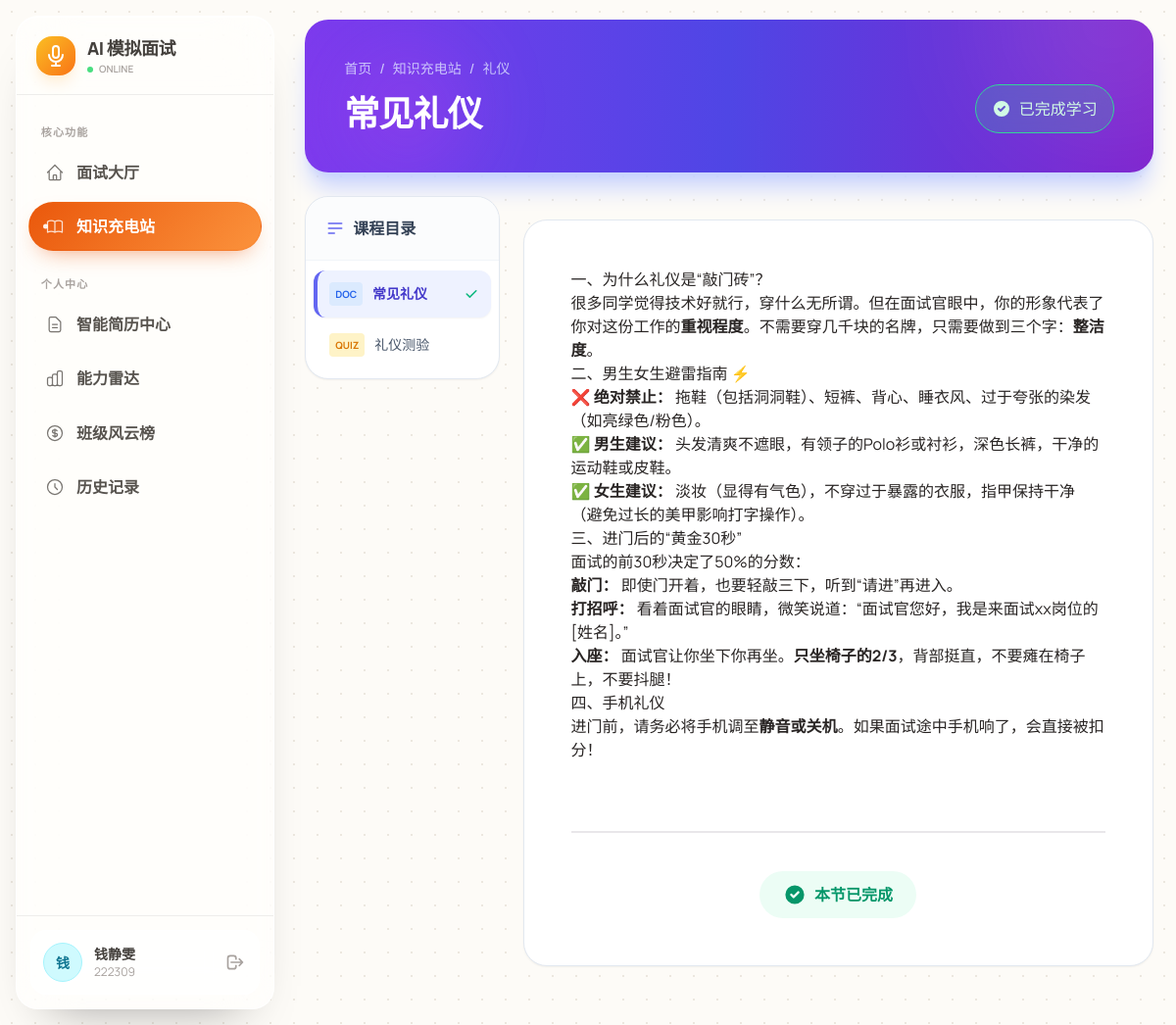
The page /learning/material/1 (signed in) on the database its author committed.
### app/models.py (models this page shows, shortened)
class User(UserMixin, db.Model):
    __tablename__ = 'users'
    id = db.Column(db.Integer, primary_key=True)
    username = db.Column(db.String(50), unique=True, nullable=False)
    password_hash = db.Column(db.String(128))
    truename = db.Column(db.String(50))
    student_id = db.Column(db.String(20), unique=True)
    role = db.Column(db.String(20), default='student')
    department = db.Column(db.String(50))
    class_name = db.Column(db.String(50))
    resume_text = db.Column(db.Text)
    resume_tags = db.Column(db.String(255))  # 用逗号分隔的字符串存储
    profile_info = db.Column(db.JSON)
    created_at = db.Column(db.DateTime, default=datetime.now)

class LearningCategory(db.Model):
    __tablename__ = 'learning_categories'
    id = db.Column(db.Integer, primary_key=True)
    name = db.Column(db.String(50), nullable=False)
    icon = db.Column(db.String(20), default='📚')  # Emoji 图标
    sort_order = db.Column(db.Integer, default=0)
    materials = db.relationship('LearningMaterial', backref='category', cascade='all, delete-orphan',
                                order_by='LearningMaterial.sort_order')

class LearningMaterial(db.Model):
    __tablename__ = 'learning_materials'
    id = db.Column(db.Integer, primary_key=True)
    category_id = db.Column(db.Integer, db.ForeignKey('learning_categories.id'))
    title = db.Column(db.String(100), nullable=False)
    material_type = db.Column(db.String(20), default='article')
    content = db.Column(db.Text)
    sort_order = db.Column(db.Integer, default=0)

### app/routes.py (the view)
@bp.route('/learning/material/<int:material_id>')
@login_required
def learning_detail(material_id):
    material = LearningMaterial.query.get_or_404(material_id)
    category = material.category
    siblings = LearningMaterial.query.filter_by(category_id=category.id).order_by(LearningMaterial.sort_order).all()
    progress = UserLearningProgress.query.filter_by(user_id=current_user.id, material_id=material.id).first()
    is_completed = (progress is not None)
    my_done_ids = [p.material_id for p in UserLearningProgress.query.filter_by(user_id=current_user.id).all()]
    quiz_data = []
    if material.material_type == 'quiz':
        try:
            quiz_data = json.loads(material.content)
        except:
            quiz_data = []
    return render_template('learning_detail.html',
                           lesson=material,  # ✅ 修正1：对应 {{ lesson.title }}
                           questions=quiz_data,  # ✅ 修正2：对应 {% for q in questions %}
                           category=category,
                           siblings=siblings,
                           is_completed=is_completed,
                           my_done_ids=my_done_ids)

### app/templates/learning_detail.html (shortened to what this page needs)
{% extends "base.html" %}
{% block content %}
<div class="w-full max-w-[1600px] mx-auto space-y-6">
    <div class="rounded-3xl bg-gradient-to-r from-violet-600 via-indigo-600 to-purple-700 text-white shadow-xl shadow-indigo-200 relative overflow-hidden p-8 md:p-10">
        <div class="absolute top-0 right-0 w-64 h-64 bg-white/10 rounded-full blur-3xl -translate-y-1/2 translate-x-1/3"></div>
        <div class="absolute bottom-0 left-10 w-32 h-32 bg-fuchsia-500/20 rounded-full blur-2xl"></div>
        <div class="relative z-10 flex flex-col md:flex-row justify-between items-start md:items-end gap-6">
            <div class="space-y-4 max-w-2xl">
                <div class="text-sm font-medium text-indigo-100/80 flex items-center gap-2">
                    <a href="/" class="hover:text-white transition-colors">首页</a>
                    <span>/</span>
                    <a href="/learning" class="hover:text-white transition-colors">知识充电站</a>
                    <span>/</span>
                    <span>{{ category.name if category else '课程模块' }}</span>
                </div>
                <div>
                    <h1 class="text-3xl md:text-4xl font-extrabold tracking-tight leading-tight">
                        {{ lesson.title }}
                    </h1>
                </div>
            </div>
            <div class="flex items-center gap-3">
                {% if is_completed %}
                    <div class="badge badge-lg bg-emerald-400/20 border-emerald-400 text-emerald-100 backdrop-blur-md px-4 py-3 h-auto gap-2">
                        <svg xmlns="http://www.w3.org/2000/svg" class="h-5 w-5" viewBox="0 0 20 20" fill="currentColor"><path fill-rule="evenodd" d="M10 18a8 8 0 100-16 8 8 0 000 16zm3.707-9.293a1 1 0 00-1.414-1.414L9 10.586 7.707 9.293a1 1 0 00-1.414 1.414l2 2a1 1 0 001.414 0l4-4z" clip-rule="evenodd" /></svg>
                        已完成学习
                    </div>
                {% endif %}
            </div>
        </div>
    </div>
    <div class="grid grid-cols-1 lg:grid-cols-12 gap-6 items-start">
        <div class="lg:col-span-3 hidden lg:block">
            <div class="bg-white rounded-3xl shadow-sm border border-slate-200 overflow-hidden sticky top-6">
                <div class="p-5 border-b border-slate-100 bg-slate-50/50">
                    <h3 class="font-bold text-slate-700 flex items-center gap-2">
                        <svg xmlns="http://www.w3.org/2000/svg" class="h-5 w-5 text-indigo-500" fill="none" viewBox="0 0 24 24" stroke="currentColor"><path stroke-linecap="round" stroke-linejoin="round" stroke-width="2" d="M4 6h16M4 12h16M4 18h7" /></svg>
                        课程目录
                    </h3>
                </div>
                <ul class="menu w-full p-2 max-h-[calc(100vh-12rem)] overflow-y-auto custom-scrollbar">
                    {% for item in siblings %}
                    <li>
                        <a href="{{ url_for('routes.learning_detail', material_id=item.id) }}"
                           class="flex justify-between items-center rounded-xl py-3 px-3 my-0.5 transition-all
                                  {{ 'bg-indigo-50 text-indigo-700 font-bold border-l-4 border-indigo-500 shadow-sm' if item.id == lesson.id else 'text-slate-600 hover:bg-slate-50 border-l-4 border-transparent' }}">
                            <div class="flex items-center gap-2.5 overflow-hidden">
                                <span class="text-[10px] uppercase font-bold px-1.5 py-0.5 rounded
                                    {{ 'bg-amber-100 text-amber-600' if item.material_type == 'quiz' else 'bg-blue-100 text-blue-600' }}">
                                    {{ 'Quiz' if item.material_type == 'quiz' else 'Doc' }}
                                </span>
                                <span class="truncate text-sm">{{ item.title }}</span>
                            </div>
                            {% if item.id in my_done_ids %}
                                <svg xmlns="http://www.w3.org/2000/svg" class="h-4 w-4 text-emerald-500 flex-shrink-0" viewBox="0 0 20 20" fill="currentColor"><path fill-rule="evenodd" d="M16.707 5.293a1 1 0 010 1.414l-8 8a1 1 0 01-1.414 0l-4-4a1 1 0 011.414-1.414L8 12.586l7.293-7.293a1 1 0 011.414 0z" clip-rule="evenodd" /></svg>
                            {% endif %}
                        </a>
                    </li>
                    {% endfor %}
                </ul>
            </div>
        </div>
        <div class="lg:col-span-9 space-y-6">
            <div class="bg-white rounded-3xl shadow-sm border border-slate-200 overflow-hidden min-h-[500px]">
                {% if lesson.material_type == 'article' %}
                    <div class="p-8 md:p-12">
                        <article class="prose prose-lg prose-slate max-w-none
                            prose-headings:font-bold prose-headings:text-slate-800
                            prose-a:text-indigo-600 prose-a:no-underline hover:prose-a:underline
                            prose-img:rounded-2xl prose-img:shadow-lg
                            prose-blockquote:border-l-4 prose-blockquote:border-indigo-500 prose-blockquote:bg-indigo-50 prose-blockquote:py-2 prose-blockquote:px-4 prose-blockquote:rounded-r-lg prose-blockquote:not-italic">
                            {{ lesson.content | safe }}
                        </article>
                        <div class="divider mt-16 mb-8"></div>
                        <div class="flex flex-col items-center gap-4">
                            {% if is_completed %}
                                <div class="flex items-center gap-2 text-emerald-600 bg-emerald-50 px-6 py-3 rounded-full font-bold animate-pulse-once">
                                    <svg xmlns="http://www.w3.org/2000/svg" class="h-6 w-6" viewBox="0 0 20 20" fill="currentColor"><path fill-rule="evenodd" d="M10 18a8 8 0 100-16 8 8 0 000 16zm3.707-9.293a1 1 0 00-1.414-1.414L9 10.586 7.707 9.293a1 1 0 00-1.414 1.414l2 2a1 1 0 001.414 0l4-4z" clip-rule="evenodd" /></svg>
                                    本节已完成
                                </div>
                            {% endif %}
                        </div>
                    </div>
                {% endif %}
            </div>
            <div class="grid grid-cols-2 gap-4 pt-4">
            </div>
        </div>
    </div>
</div>
{% endblock %}

### app/templates/base.html (shortened to what this page needs)
<!DOCTYPE html>
<html data-theme="cupcake" lang="zh-CN">
<head>
    <link href="https://cdn.jsdelivr.net/npm/daisyui@4.12.10/dist/full.min.css" rel="stylesheet" type="text/css" />
    <script src="https://cdn.tailwindcss.com"></script>
</head>
<body class="antialiased">
    <aside id="sidebar" class="fixed sidebar-transition transform -translate-x-full lg:translate-x-0 flex flex-col">
        <div class="h-20 flex items-center px-5 border-b border-stone-200/70">
            <a href="{{ url_for('routes.home') }}" class="flex items-center gap-3 w-full group">
                <div class="w-10 h-10 rounded-2xl bg-gradient-to-br from-amber-400 to-orange-500 flex items-center justify-center shadow-lg shadow-orange-100 group-hover:rotate-3 transition-transform duration-300">
                    <svg xmlns="http://www.w3.org/2000/svg" class="h-6 w-6 text-white" fill="none" viewBox="0 0 24 24" stroke="currentColor">
                        <path stroke-linecap="round" stroke-linejoin="round" stroke-width="2" d="M19 11a7 7 0 01-7 7m0 0a7 7 0 01-7-7m7 7v4m0 0H8m4 0h4m-4-8a3 3 0 01-3-3V5a3 3 0 116 0v6a3 3 0 01-3 3z" />
                    </svg>
                </div>
                <div>
                    <h1 class="text-lg font-extrabold text-stone-700 tracking-tight">AI 模拟面试</h1>
                    <div class="flex items-center gap-1.5">
                        <span class="w-1.5 h-1.5 rounded-full bg-green-400 animate-pulse"></span>
                        <p class="text-[10px] text-stone-400 font-semibold uppercase">Online</p>
                    </div>
                </div>
            </a>
        </div>
        <nav class="flex-1 overflow-y-auto sidebar-content px-3 py-2.5">
            <div class="menu-section-title">核心功能</div>
            <ul class="space-y-1">
                <li>
                    <a href="{{ url_for('routes.home') }}" class="menu-item flex items-center gap-3 px-4 py-3 {{ 'active' if request.endpoint == 'routes.home' else '' }}">
                        <span>面试大厅</span>
                    </a>
                </li>
                <li>
                    <a href="{{ url_for('routes.learning_index') }}" class="menu-item flex items-center gap-3 px-4 py-3 {{ 'active' if request.endpoint and 'learning' in request.endpoint else '' }}">
                        <span>知识充电站</span>
                    </a>
                </li>
            </ul>
            <div class="menu-section-title">个人中心</div>
            <ul class="space-y-1">
                <li>
                    <a href="{{ url_for('routes.resume_dashboard') }}" class="menu-item flex items-center gap-3 px-4 py-3 {{ 'active' if request.endpoint in ['routes.resume_dashboard', 'routes.resume_edit', 'routes.resume_builder', 'routes.profile_basic'] else '' }}">
                        <span>智能简历中心</span>
                    </a>
                </li>
                <li>
                    <a href="{{ url_for('routes.ability_radar') }}" class="menu-item flex items-center gap-3 px-4 py-3 {{ 'active' if request.endpoint == 'routes.ability_radar' else '' }}">
                        <span>能力雷达</span>
                    </a>
                </li>
                <li>
                    <a href="{{ url_for('routes.leaderboard') }}" class="menu-item flex items-center gap-3 px-4 py-3 {{ 'active' if request.endpoint == 'routes.leaderboard' else '' }}">
                        <span>班级风云榜</span>
                    </a>
                </li>
                <li>
                    <a href="{{ url_for('routes.history') }}" class="menu-item flex items-center gap-3 px-4 py-3 {{ 'active' if request.endpoint == 'routes.history' else '' }}">
                        <svg xmlns="http://www.w3.org/2000/svg" class="h-5 w-5 opacity-80" fill="none" viewBox="0 0 24 24" stroke="currentColor"><path stroke-linecap="round" stroke-linejoin="round" stroke-width="1.5" d="M12 8v4l3 3m6-3a9 9 0 11-18 0 9 9 0 0118 0z" /></svg>
                        <span>历史记录</span>
                    </a>
                </li>
            </ul>
        </nav>
        <div class="p-3.5 border-t border-stone-200/70">
            {% if current_user.is_authenticated %}
                {% set avatar_styles = [
                    'bg-rose-100 text-rose-700 border border-rose-200',
                    'bg-orange-100 text-orange-700 border border-orange-200',
                    'bg-emerald-100 text-emerald-700 border border-emerald-200',
                    'bg-cyan-100 text-cyan-700 border border-cyan-200',
                    'bg-blue-100 text-blue-700 border border-blue-200',
                    'bg-violet-100 text-violet-700 border border-violet-200',
                    'bg-fuchsia-100 text-fuchsia-700 border border-fuchsia-200'
                ] %}
                {% set style_class = avatar_styles[(current_user.id) % 7] %}
                <div class="flex items-center gap-3 w-full p-3 rounded-2xl border border-white/70 bg-white/55 backdrop-blur-xl">
                    <div class="avatar placeholder">
                        <div class="{{ style_class }} w-10 h-10 rounded-full grid place-items-center ring-2 ring-white/70">
                            <span class="text-sm font-bold leading-none select-none mt-[1px]">{{ current_user.truename[0] if current_user.truename else '我' }}</span>
                        </div>
                    </div>
                    <div class="flex-1 min-w-0 text-left">
                        <p class="text-sm font-extrabold text-stone-700 truncate">{{ current_user.truename }}</p>
                        <p class="text-xs text-stone-400 truncate">{{ current_user.username }}</p>
                    </div>
                    <a href="{{ url_for('auth.logout') }}" class="btn btn-ghost btn-xs btn-square text-stone-400 hover:text-red-500" title="退出登录">
                        <svg xmlns="http://www.w3.org/2000/svg" class="h-5 w-5" fill="none" viewBox="0 0 24 24" stroke="currentColor"><path stroke-linecap="round" stroke-linejoin="round" stroke-width="2" d="M17 16l4-4m0 0l-4-4m4 4H7m6 4v1a3 3 0 01-3 3H6a3 3 0 01-3-3V7a3 3 0 013-3h4a3 3 0 013 3v1" /></svg>
                    </a>
                </div>
            {% else %}
                <a href="{{ url_for('auth.login') }}" class="btn btn-primary w-full text-white">立即登录</a>
            {% endif %}
        </div>
    </aside>
    <main class="main-content transition-all duration-300">
        <div class="page-shell">
            {% block content %}{% endblock %}
        </div>
    </main>
</body>
</html>

### rows shown on the page
User: truename "钱", truename "钱静雯", username "222309"
LearningCategory: name "礼仪"
LearningMaterial: title "常见礼仪", material_type "DOC", content "一、为什么礼仪是“敲门砖”？ 很多同学觉得技术好就行，穿什么无所谓。但在面试官眼中，你的形象代表了你对这份工作的 重视程度 。不需要穿几千块的名牌，只需要做到三个字： 整洁度 。 二、男生女生避雷指南 ⚡️ ❌ 绝对禁止： 拖鞋（包括洞洞鞋）、短裤、背心、睡衣风、过于夸张的染发（如亮绿色/粉色）。 ✅ 男生建议： 头发清爽不遮眼，有领子的Polo衫或衬衫，深色长裤，干净的运动鞋或皮鞋。 ✅ 女生建议： 淡妆（显得有气色），不穿过于暴露的衣服，指甲保持干净（避免过长的美甲影响打字操作）。 三、进门后的“黄金30秒” 面试的前30秒决定了50%的分数： 敲门： 即使门开着，也要轻敲三下，听到“请进”再进入。 打招呼： 看着面试官的眼睛，微笑说道：“面试官您好，我是来面试xx岗位的[姓名]。” 入座： 面试官让你坐下你再坐。 只坐椅子的2/3 ，背部挺直，不要瘫在椅子上，不要抖腿！ 四、手机礼仪 进门前，请务必将手机调至 静音或关机 。如果面试途中手机响了，会直接被扣分！"
LearningMaterial: material_type "QUIZ", title "礼仪测验"
